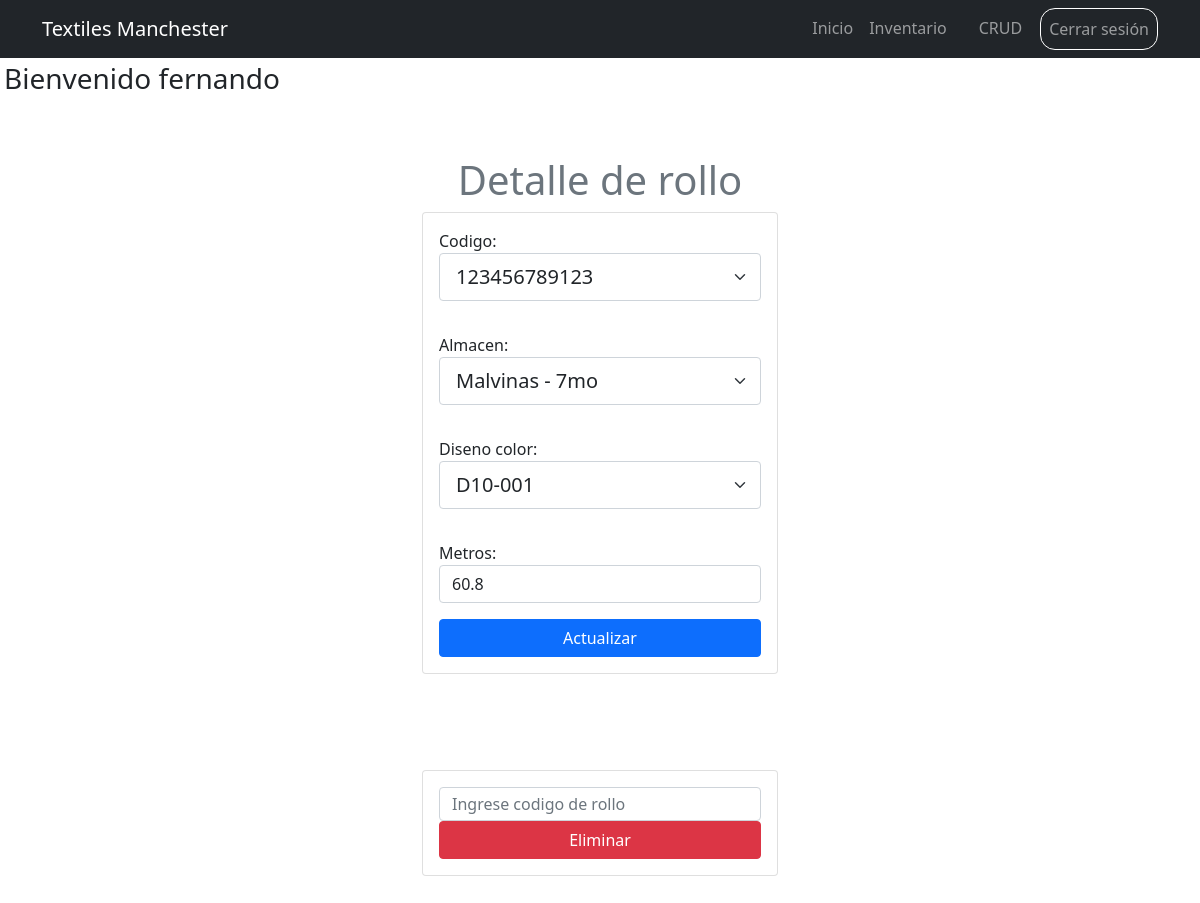
The page /inventario/1/ (signed in) on the database as committed earlier.
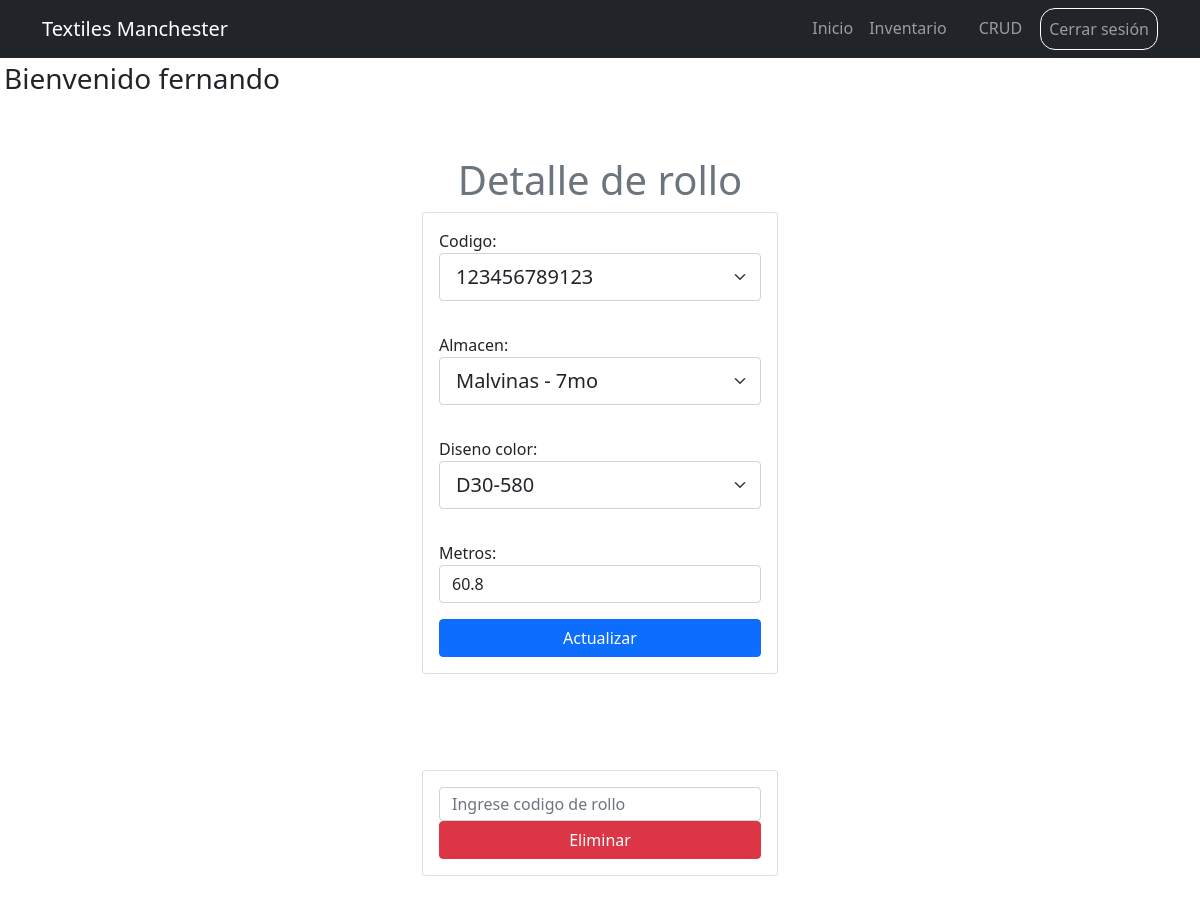
The same page on the database as committed later.
### inventory/models.py (models this page shows, shortened)
class Rollos(models.Model):
    codigo = models.CharField(unique=True, max_length=20)
    almacen = models.ForeignKey(Almacen, on_delete=models.CASCADE)
    diseno_color = models.ForeignKey(Diseno_Color, on_delete=models.CASCADE)
    metros = models.CharField(max_length=10)
    created = models.DateTimeField(auto_now_add=True)
    user  = models.ForeignKey(User, on_delete=models.CASCADE)

### inventory/views.py (the view, shortened to what this page needs)
# urls.py: path('inventario/<int:rollo_id>/', views.rollo_detail, name='rollo_detail'),
@login_required
def rollo_detail(request, rollo_id):
    if request.method == 'GET':
        rollos = get_object_or_404(Rollos, pk=rollo_id)
        form = RollosForm(instance=rollos)
        return render(request, 'rollo_detail.html', {
            'rollos': rollos,
            'form': form})

### inventory/forms.py
class RollosForm(forms.ModelForm):
    class Meta:
        model = Rollos
        fields = ['codigo','almacen', 'diseno_color','metros']
        widgets = {
            'codigo': forms.TextInput(attrs={'class': 'form-select form-select-lg mb-3', 'placeholder': 'Ingrese codigo'}),
            'almacen': forms.Select(attrs={'class': 'form-select form-select-lg mb-3', 'placeholder': 'Seleccione almacen'}),
            'diseno_color': forms.Select(attrs={'class': 'form-select form-select-lg mb-3', 'placeholder': 'Seleccione diseño y color'}),
            'metros': forms.TextInput(attrs={'class': 'form-control', 'placeholder': 'Ingrese metraje'})
        }

### inventory/models.py (called while the page is built)
    def __str__(self):
        return self.name

    def __str__(self):
        return self.name

### inventory/templates/rollo_detail.html (shortened to what this page needs)
{% extends 'base.html' %}
{% block content %}
<main class="container">
    <div class="row">
        <div class="col-md-4 offset-md-4 py-5">
            <h1 class="text-secondary text-center">Detalle de rollo</h1>
            <form method="POST" class="card card-body">
                {{form.as_p}}
                <button class="btn btn-primary">Actualizar</button>
            </form>
        </div>
    </div>
</main>
<main class="container">
    <div class="row">
            <div class="col-md-4 offset-md-4 py-5">
                <form  method="POST" class="card card-body">
                    <input type="text" placeholder="Ingrese codigo de rollo" class="form-control py-1">
                    <button class="btn btn-danger">Eliminar</button>
                </form>
            </div>
    </div>
</main>
{% endblock %}

Rows that differ between the two databases and show on the page:
changed Rollos "Malvinas - 7mo": diseno_color "D10-001" → "D30-580"
